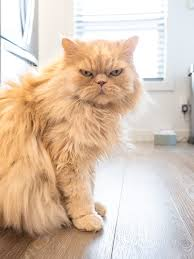
#> input picture dataset/cats/11.jpg, 194 x 259 px, found by its file name; its folder holds only this picture in this run
$ jupyter execute --allow-errors 'Cats and Dogs Classification.ipynb'
#> lines starting #> are read from the running program, lines starting #| are printed output that depends on the picture
#> further down, img_array is the input picture: shape (259, 194, 3); mean R, G, B 218.4, 198.1, 179.9
#> `img_resized = resize(img_array, (100, 100, 3))`:
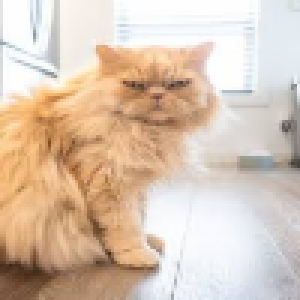
#> img_resized: shape (100, 100, 3) float64 (shown 3 times larger); mean R, G, B 0.857, 0.777, 0.706
[cell 1]
import pandas as pd
import os
from skimage.transform import resize
from skimage.io import imread
import numpy as np
import matplotlib.pyplot as plt
from sklearn import svm
from sklearn.model_selection import GridSearchCV
from sklearn.model_selection import train_test_split
from sklearn.metrics import accuracy_score
from sklearn.metrics import classification_report

categories = ['cats', 'dogs']
flat_data_arr = []
target_arr = []
dartadir = r'C:\ML COURSE\dataset'

#> (the rest of this cell did not finish here and is left out)
